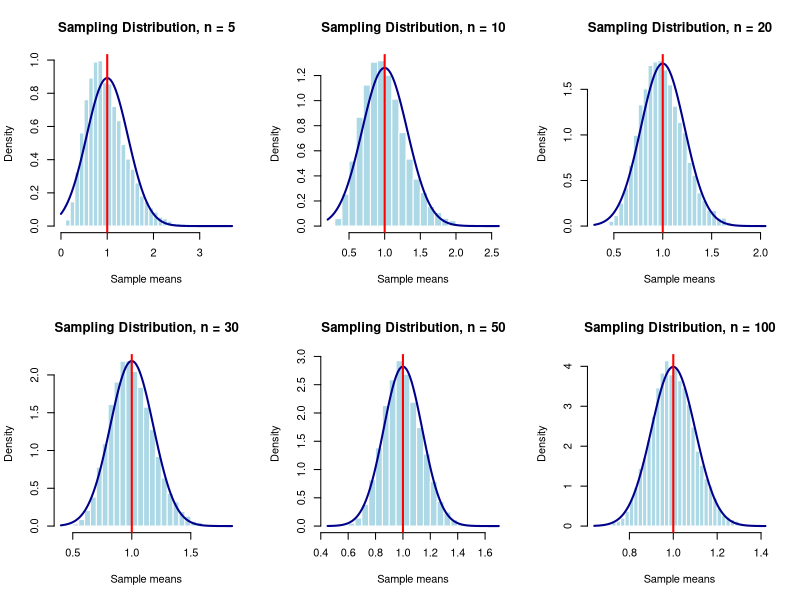
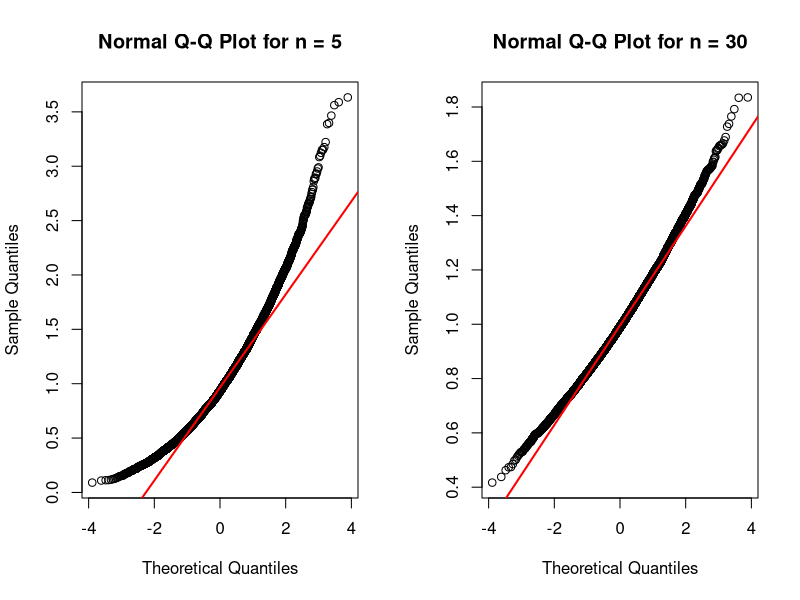

The R script that drew these images, in order:
## ---- chunk 1
sample_sizes <- c(5, 10, 20, 30, 50, 100)

B <- 10000
## ---- chunk 2
student_id <- 6424

set.seed(student_id)
## ---- chunk 3
simulate_exponential_means <- function(n, B = 10000) {
  
  replicate(
    B,
    mean(rexp(n,rate = 1)))
}
## ---- chunk 4
test_sample_means_n5 <- simulate_exponential_means(
  n = 5,
  B = B
)

head(test_sample_means_n5)

length(test_sample_means_n5)
## ---- chunk 5
all_sample_means <- lapply(
  sample_sizes,
  function(n) {
    simulate_exponential_means(
      n = n,
      B = B
    )
  }
)

names(all_sample_means) <- paste0("n_", sample_sizes)

sample_means_n5 <- all_sample_means[["n_5"]]
sample_means_n30 <- all_sample_means[["n_30"]]
## ---- chunk 6
sapply(all_sample_means, length)
## ---- chunk 7
exponential_mean <- 1
exponential_sd <- 1

old_par <- par(mfrow = c(2, 3))

for (n in sample_sizes) {
  
  x <- all_sample_means[[paste0("n_", n)]]
  
  hist(
    x,
    breaks = 30,
    probability = TRUE,
    main = paste("Sampling Distribution, n =", n),
    xlab = "Sample means",
    col = "lightblue",
    border = "white"
  )
  
  curve(
    dnorm(
      x,
      mean = exponential_mean,
      sd = exponential_sd / sqrt(n)
    ),
    add = TRUE,
    col = "darkblue",
    lwd = 2
  )
  
  abline(
    v = exponential_mean,
    col = "red",
    lwd = 2
  )
}

par(old_par)
## ---- chunk 8
old_par <- par(mfrow = c(1, 2))

qqnorm(
  sample_means_n5,
  main = "Normal Q-Q Plot for n = 5"
)

qqline(
  sample_means_n5,
  col = "red",
  lwd = 2
)

qqnorm(
  sample_means_n30,
  main = "Normal Q-Q Plot for n = 30"
)

qqline(
  sample_means_n30,
  col = "red",
  lwd = 2
)

par(old_par)
## ---- chunk 9
summary_table <- do.call(
  rbind,
  lapply(sample_sizes, function(n) {
    
    x <- all_sample_means[[paste0("n_", n)]]
    
    data.frame(
      sample_size = n,
      theoretical_mean = exponential_mean,
      simulated_mean = mean(x),
      simulated_standard_error = sd(x),
      theoretical_standard_error = exponential_sd / sqrt(n),
      skewness = mean(
        (x - mean(x))^3
      ) / sd(x)^3,
      excess_kurtosis = mean(
        (x - mean(x))^4
      ) / sd(x)^4 - 3
    )
  })
)

summary_table
